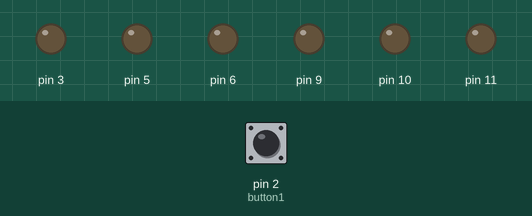
This sketch was run on a simulated Arduino Uno, built with avr-gcc and run on an emulated ATmega328P. Shown: output pins drawn as LEDs (lit = HIGH). Inputs (shaded band) come from the test bench; at power-on: pin 2 (button1) LOW.

Above: at 1.2 s.
1.3 s: pin 2 (button1) pulled HIGH for 1 s
Timing chart, 0 to 2.2 s (numbered marks = the images above; inputs shaded):
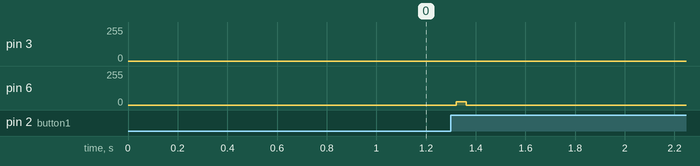

The sketch:

sketch_apr11a.ino
```cpp
#include "FadingLed.h"
#include "FlashingLed.h"
#include "Button.h"

FadingLed     led1(3,  400, 0, false);
FadingLed     led2(5,  400, 50, false);
FadingLed     led3(6,  400, 100, false);
FadingLed     led4(9,  400, 150, false);
FadingLed     led5(10, 400, 200, false);
FadingLed     led6(11, 400, 250, false);
Button        button1(2);


void setup() {
  Serial.begin(115200);
}

void loop() {

  bool isOn = !button1.Update();

  led1.Update(true);
  led2.Update(isOn);
  led3.Update(isOn);
  led4.Update(isOn);
  led5.Update(isOn);
  led6.Update(isOn);
 }
```

Button.h
```cpp
/*
 * A class to enable debounce on a button press, and return the state.
 */

class Button {
  int pin = 0;                        // The pin on which the button is connected.
  int lastButtonState = LOW;          // The last known button state since the last cycle.
  unsigned long lastDebounceTime = 0; // The last time a debounce was triggered.
  unsigned long delayTime = 20;       // How long we wait until we accept the value.

  public:
  Button(int Pin) {
    pin = Pin;
    pinMode(pin, INPUT);
  }

  bool Update() {
    // Read the pin.
    int result = digitalRead(pin);

    // Has the result changed since we last checked?
    if(result != lastButtonState) {
      // If so, we set the debounce timer to now... and will check it when the delay has expired.
      lastDebounceTime = millis();
    }

    // Store the current state as the last known state...
    lastButtonState = result;

    // Now, has the delay time elapsed since the last change?
    if(millis() - lastDebounceTime > delayTime) {
      // If so, send the result.
      return result == HIGH;
    }

  }
};
```

FadingLed.h
```cpp
/*
 * A class that manages a fading LED. This needs to be on PWM pin.
 */
class FadingLed {
  int             delayedStart = 0;               // Period to wait before starting.
  int             ledPin = -1;                    // The pin to control
  long            fadePeriod = 0;                 // The time to do a full light and dim cycle.
  unsigned long   previousMillis = 0;             // The previous millis value.
  bool            debug = false;                  // Should we output stuff?
  float           fadeChangeGap = 0;              // Calculated gap between brightness changes.

public:
  FadingLed(int LedPin, int FadePeriod, int DelayedStart, bool Debug) {
    pinMode(ledPin, OUTPUT);
    ledPin = LedPin;
    fadePeriod = FadePeriod;
    delayedStart = DelayedStart;
    previousMillis = 0;
    debug = Debug;
  }

  void Update(bool isOn) {
      unsigned long currentMillis = millis();
      // Check if we have a delay set. If so, don't light up yet.
      if(delayedStart > currentMillis) {
        previousMillis = currentMillis;
        return;
      }

      // Map the difference which is betweem 0 and the cycle time, to a value between 0 and 512.
      int b = map(currentMillis - previousMillis, 0, fadePeriod, 0, 512); // 512, as we'll brighten to 256, then then fade from 256 to 512.
      int brightness = 0;

      // Check if we should be bringtning, or fading...
      if(b > 255) {
        brightness = 255 - (b-255);
      }
      else
      {
        brightness = b;
      }

      if(isOn == false) {
        brightness = 0;
      }

      // Set the brightness.
      analogWrite(ledPin, brightness);

      // And then save the timestamp.
      if(currentMillis - previousMillis >= fadePeriod) {
         previousMillis = currentMillis;
      }

    //}
  }
};
```

FlashingLed.h
```cpp
/*
 * A class that handles a flashing LED.
 */
class FlashingLed {
  int ledPin;
  long onTime;
  long offTime;
  int state;
  unsigned long previousMillis;

  public:
  FlashingLed(int LedPin, long On, long Off) {
    ledPin = LedPin;
    onTime = On;
    offTime = Off;
    pinMode(LedPin, OUTPUT);
    state = LOW;
    previousMillis = 0;
  }

  void Update() {
    unsigned long currentMillis = millis();

    if((state == HIGH) and (currentMillis - previousMillis >= onTime)) {
      state = LOW;
      //Serial.print("Going Low");
      //Serial.println(state);
      previousMillis = currentMillis;
      digitalWrite(ledPin, state);
    }
    else
    if((state==LOW) and (currentMillis - previousMillis >= offTime)) {
      //Serial.println("Going High");
      state = HIGH;
      //Serial.println(state);
      previousMillis = currentMillis;
      digitalWrite(ledPin, state);
    }
  }
};
```
